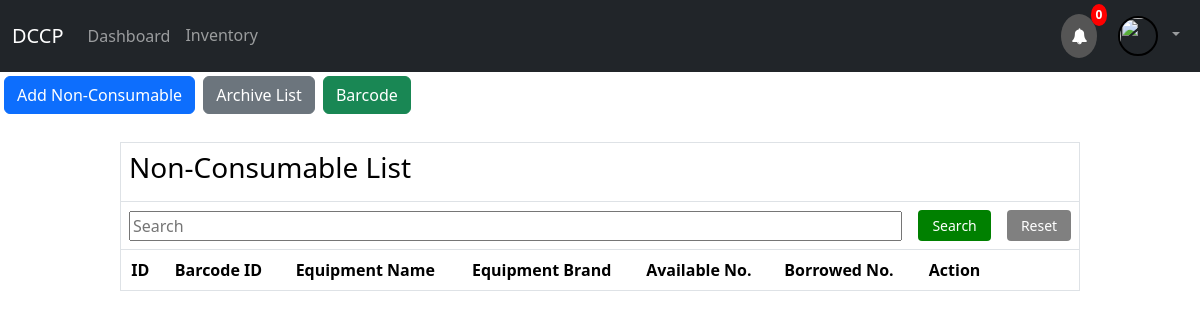
The page /non_consumable.php on the database as committed earlier.
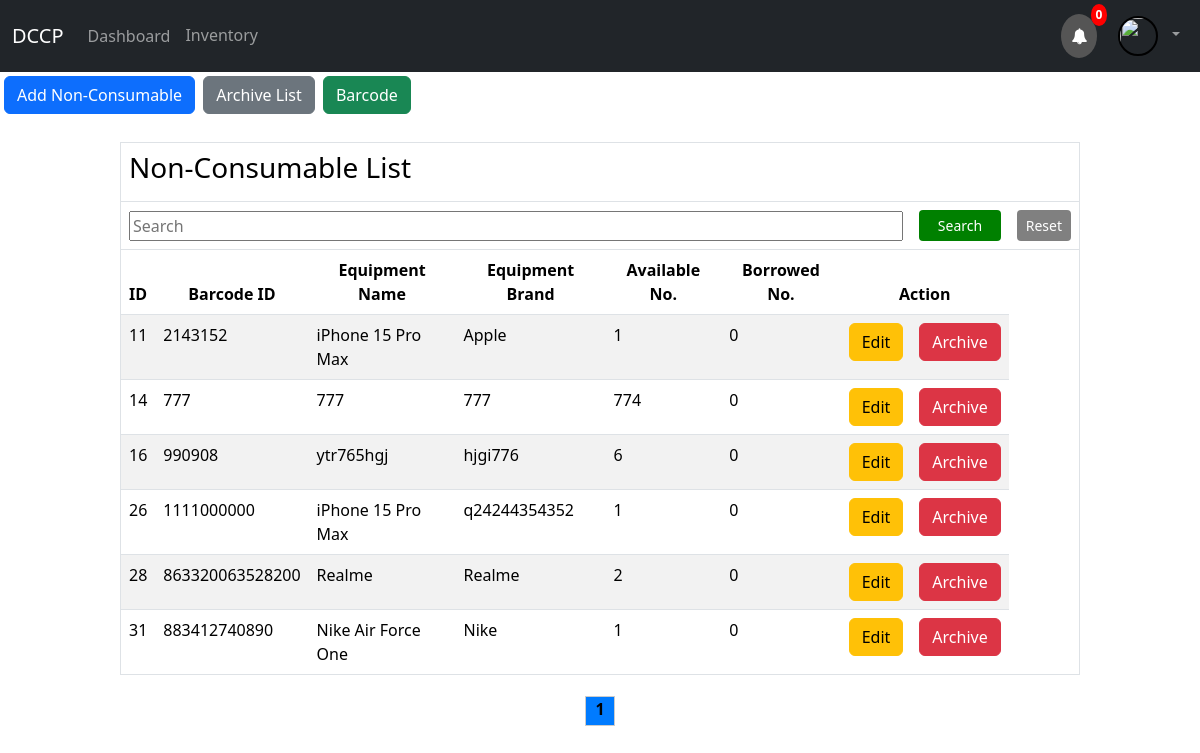
The same page on the database as committed later.
### tables this page shows
CREATE TABLE `inventory` (
  `id` int(11) NOT NULL,
  `item_code` char(100) NOT NULL,
  `equipment_name` char(100) NOT NULL,
  `equipment_brand` char(100) NOT NULL,
  `equipment_model` char(100) NOT NULL,
  `equipment_type` char(100) NOT NULL,
  `quantity` int(11) NOT NULL,
  `request` int(11) NOT NULL,
  `borrow_no` int(11) NOT NULL,
  `item_type` text NOT NULL
);

### non_consumable.php (the view, shortened to what the changed rows need)
<?php
include_once("config.php");
$searchTerm = "";
$page = isset($_GET['page']) ? $_GET['page'] : 1;
$limit = 10;
$start = ($page - 1) * $limit;
if (isset($_POST['search_barcode'])) {
    $searchTerm = mysqli_real_escape_string($mysqli, $_POST['barcode_search']);
    $query = "SELECT inventory.*, COALESCE(SUM(borrowed_item.borrowed_amount), 0) AS total_borrowed_amount
              FROM inventory
              LEFT JOIN (SELECT item_code, SUM(borrowed_amount) AS borrowed_amount FROM borrowed_item GROUP BY item_code) AS borrowed_item
              ON inventory.id = borrowed_item.item_code
              WHERE (inventory.item_code LIKE '%$searchTerm%')
              AND inventory.item_type = 'non-consumable'
              GROUP BY inventory.id
              LIMIT $start, $limit";
    $rs = mysqli_query($mysqli, $query);
} else {
if(isset($_POST['search_btn'])) {
    $searchTerm = mysqli_real_escape_string($mysqli, $_POST['search']);
    $query = "SELECT inventory.*, COALESCE(SUM(borrowed_item.borrowed_amount), 0) AS total_borrowed_amount
              FROM inventory
              LEFT JOIN (SELECT item_code, SUM(borrowed_amount) AS borrowed_amount FROM borrowed_item GROUP BY item_code) AS borrowed_item
              ON inventory.id = borrowed_item.item_code
              WHERE (inventory.id LIKE '%$searchTerm%' OR inventory.item_code LIKE '%$searchTerm%' OR inventory.equipment_name LIKE '%$searchTerm%' OR inventory.equipment_brand LIKE '%$searchTerm%' OR inventory.quantity LIKE '%$searchTerm%')
              AND inventory.item_type = 'non-consumable'
              GROUP BY inventory.id
              LIMIT $start, $limit";
    $rs = mysqli_query($mysqli, $query);
} else {
    $rs = mysqli_query($mysqli, "SELECT inventory.*, COALESCE(SUM(borrowed_amount), 0) AS total_borrowed_amount
                                  FROM inventory
                                  LEFT JOIN borrowed_item ON inventory.id = borrowed_item.item_code
                                  WHERE inventory.item_type = 'non-consumable'
                                  GROUP BY inventory.id
                                  LIMIT $start, $limit");
}
}
$total_pages = ceil(mysqli_num_rows(mysqli_query($mysqli, "SELECT * FROM inventory WHERE item_type = 'non-consumable'")) / $limit);
?>
<!DOCTYPE html>
<html>
<head>
</head>
<body>
    <link href="https://cdn.jsdelivr.net/npm/bootstrap@5.3.2/dist/css/bootstrap.min.css" rel="stylesheet">
    <?php include 'navigation_supply_user.php'; ?>
    <br>
    <table class="table table-striped" border="1px" align="center" style="width: 80%">
        <thead>
            <tr>
                <td colspan="9">
                    <h3>Non-Consumable List</h3>
                </td>
            </tr>
            <form method="POST" class="row g-3 align-items-center">
                <tr>
                    <th colspan="7">
                        <input align='center' type="text" style="width: 100%;" name="search" placeholder="Search" value="<?php echo $searchTerm; ?>" >
                    </th>
                    <th>
                        <input class='btn btn-sm'  type="submit" value="Search" name="search_btn" style="width: 100%; height: 100%; background-color: green; color: white;">
                    </th>
                    <th>
                        <input class='btn btn-sm'  type="submit" value="Reset" name="search_reset" style="width: 100%; height: 100%; background-color: gray; color: white;">
                    </th>
                </tr>
                <tr align="center">
                    <th><b>ID</b></th>
                    <th><b>Barcode ID</b></th>
                    <th><b>Equipment Name</b></th>
                    <th><b>Equipment Brand</b></th>
                    <th><b>Available No.</b></th>
                    <th><b>Borrowed No.</b></th>
                    <th colspan="2"><b>Action</b></th>
                </tr>
            </form>
        </thead>
        <tbody>
            <?php
            if ($rs) {
                while ($res = mysqli_fetch_array($rs)) {
                    echo "<tr>";
                    echo "<td>" . $res['id'] . "</td>";
                    echo "<td>" . $res['item_code'] . "</td>";
                    echo "<td>" . $res['equipment_name'] . "</td>";
                    echo "<td>" . $res['equipment_brand'] . "</td>";
                    echo "<td>" . $res['quantity'] . "</td>";
                    echo "<td>" . $res['total_borrowed_amount'] . "</td>";
                    echo "<td><a class='btn btn-warning' href='edit.php?id={$res['id']}'>Edit</a></td>";
                    echo "<td><a class='btn btn-danger' href='#' onclick='archiveItemConfirmation({$res['id']});'>Archive</a></td>";
                    echo "</tr>";
                }
            } else {
                echo "Error fetching inventory data: " . mysqli_error($mysqli);
            }
            ?>
        </tbody>
    </table>
<div style="text-align: center;">
    <?php for ($i = 1; $i <= $total_pages; $i++) { ?>
        <div style="display: inline-block; width: 30px; height: 30px; border: 1px solid #ccc; margin: 5px; <?php if ($i == $page) echo 'background-color: #007bff;'; ?>">
            <a href="?page=<?php echo $i; ?>" style="text-decoration: none; color: black; font-weight: bold;"><?php echo $i; ?></a>
        </div>
    <?php } ?>
</div>
</body>
</html>

Rows that differ between the two databases and show on the page:
now on this page (row edited): inventory: id "11", item_code "2143152", equipment_name "iPhone 15 Pro Max", equipment_brand "Apple", quantity "1", total_borrowed_amount "0"
now on this page (row edited): inventory: id "14", item_code "777", equipment_name "777", equipment_brand "777", quantity "774", total_borrowed_amount "0"
now on this page (row edited): inventory: id "16", item_code "990908", equipment_name "ytr765hgj", equipment_brand "hjgi776", quantity "6", total_borrowed_amount "0"
now on this page (row edited): inventory: id "26", item_code "1111000000", equipment_name "iPhone 15 Pro Max", equipment_brand "q24244354352", quantity "1", total_borrowed_amount "0"
now on this page (row edited): inventory: id "28", item_code "863320063528200", equipment_name "Realme", equipment_brand "Realme", quantity "2", total_borrowed_amount "0"
now on this page (row edited): inventory: id "31", item_code "883412740890", equipment_name "Nike Air Force One", equipment_brand "Nike", quantity "1", total_borrowed_amount "0"
Other text that changed with them:
new list line: "1"
